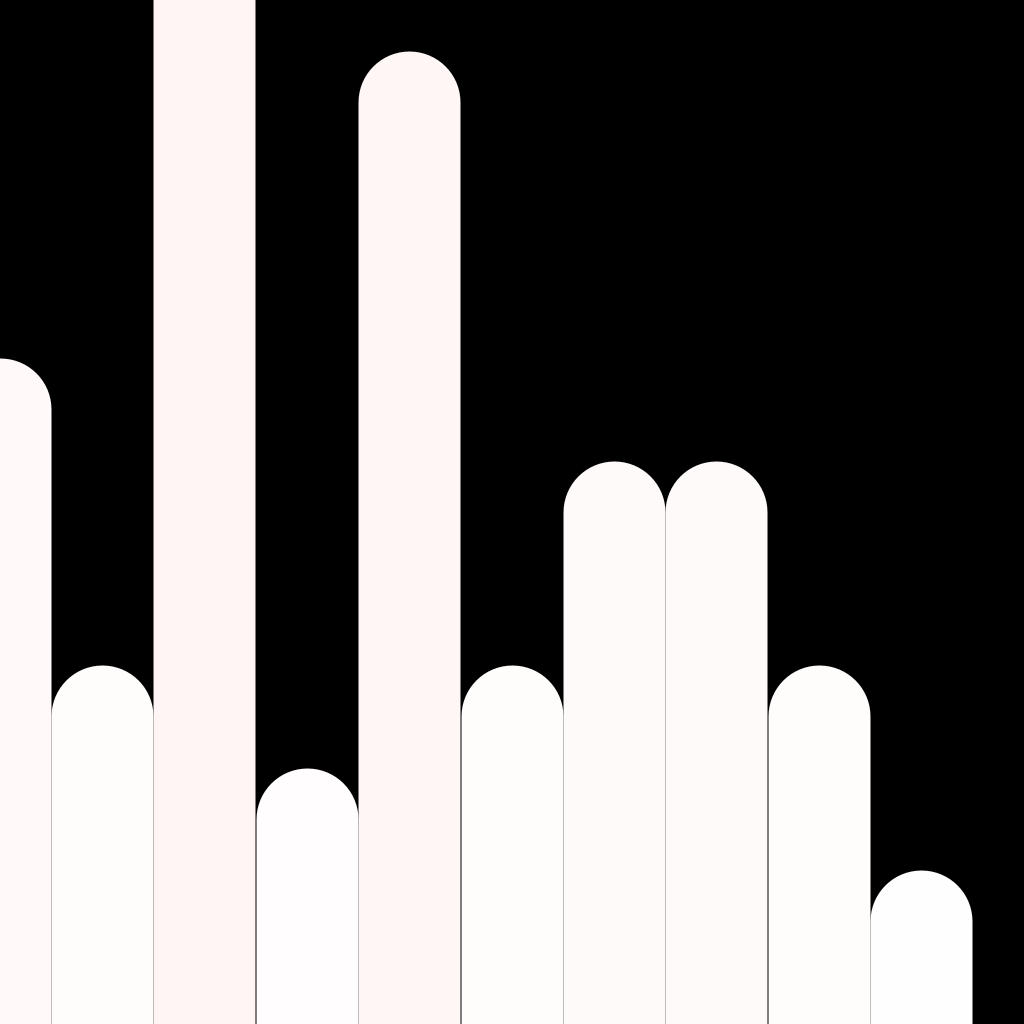
Frame 1 (no input)
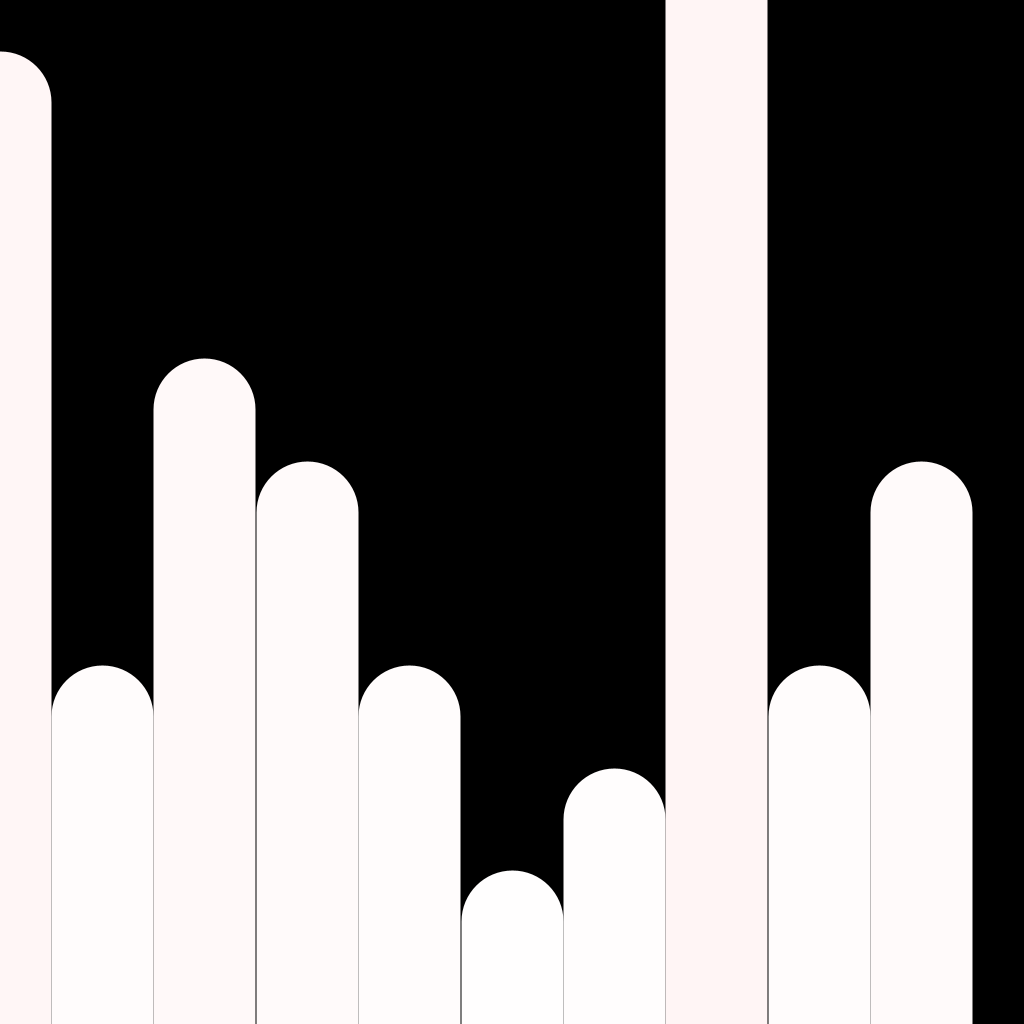
Frame 60 (the mouse pressed at the canvas centre just before this capture)
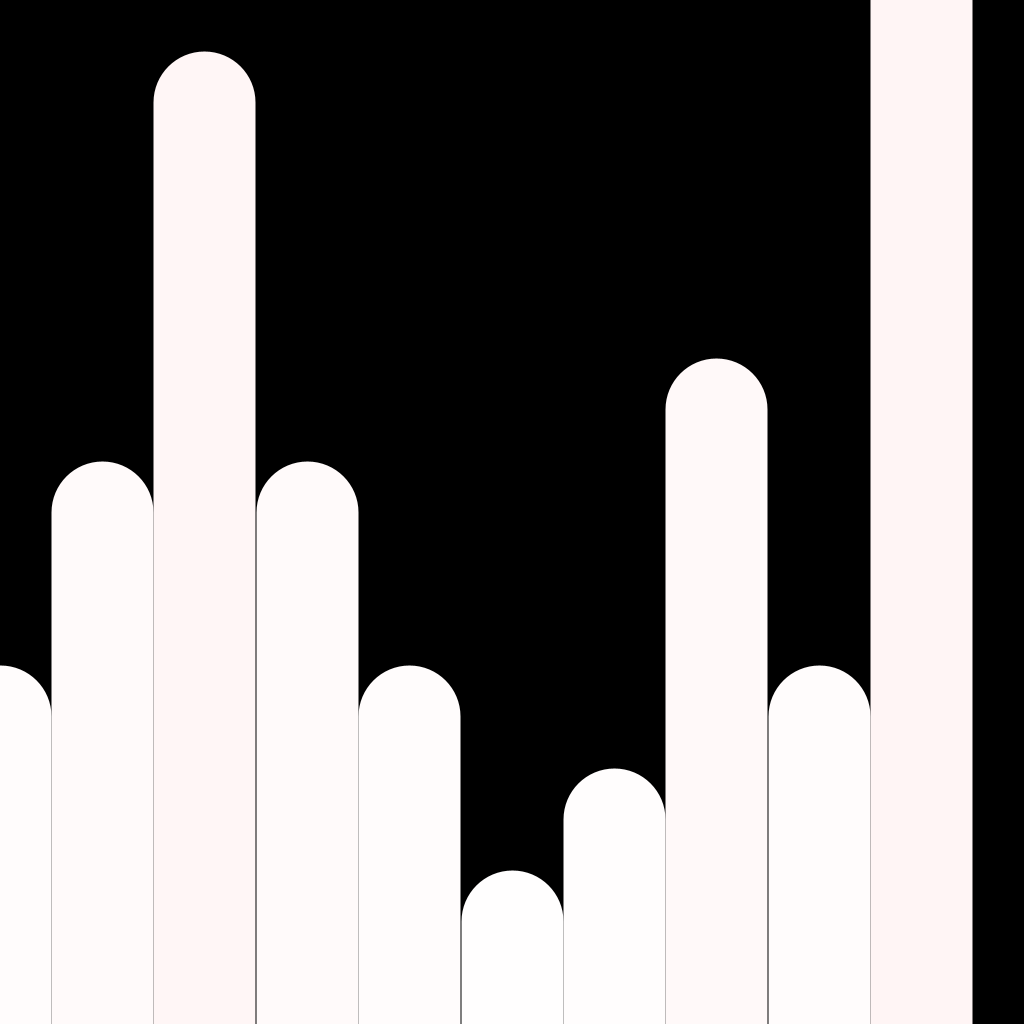
Frame 120 (the mouse held since frame 60 and released just before this capture)

The Processing sketch that drew these frames (run headless with seeded random() and noise(); from frame 60 on, the mouse is pressed at the canvas centre):

// Processing sketch: Qsort
// ── Qsort.pde
IntList els;
int sw1;
int sw2;
int s = 10;
void setup(){
  size(1024,1024);
  els = new IntList();
  for(int i = 0; i < s; i++){
    els.append(round(random(0,s)));
  }
}
void draw(){
  background(0);
  for(int i = 0; i < s; i++){
    stroke(255,255-els.get(i),255-els.get(i));
    strokeWeight(width/s);
    line(map(i,0,s,0,width),height,map(i,0,s,0,width),height-map(els.get(i),0,s,0,height));
  }
  sort(s-1);
}
void sort(int p){
  int w = 0;
  for(int i = 0; i < s; i++){
    if(els.get(i) < els.get(p)){
      sw(w,p);
      w+=1;
    }
  }
  sw(w+1,p);
}
void sw(int in1, int in2){
  sw1 = els.get(in1);
  sw2 = els.get(in2);
  els.set(in1, sw2);
  els.set(in2, sw1);
}
